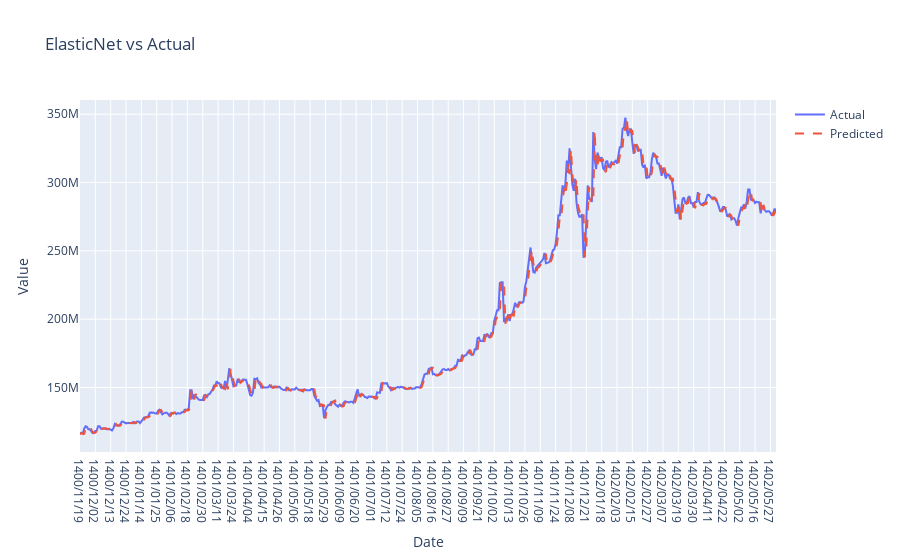

This figure's notebook cell:
### Markdown cell above
### 1. ElasticNet

### Code cell
# Scale the input data
scaler_x = StandardScaler()
train_x_scaled = scaler_x.fit_transform(train_x)
val_x_scaled = scaler_x.transform(val_x)

scaler_y = StandardScaler()
train_y_scaled = scaler_y.fit_transform(train_y.reshape(-1, 1)).ravel()

def objective(trial):
    alpha = trial.suggest_uniform('alpha', 0, 1)
    l1_ratio = trial.suggest_uniform('l1_ratio', 0, 1)
    max_iter = trial.suggest_int('max_iter', 1000, 10000)

    elastic_net = ElasticNet(alpha=alpha, l1_ratio=l1_ratio, max_iter=max_iter)
    elastic_net.fit(train_x_scaled, train_y_scaled)
    
    val_predictions_scaled = elastic_net.predict(val_x_scaled)
    val_predictions = scaler_y.inverse_transform(val_predictions_scaled.reshape(-1, 1)).ravel()
    
    mse = mean_squared_error(val_y, val_predictions)
    return mse

study = optuna.create_study(direction='minimize')
study.optimize(objective, n_trials=400)

best_alpha = study.best_params['alpha']
best_l1_ratio = study.best_params['l1_ratio']
best_max_iter = study.best_params['max_iter']

# Train the model with the best hyperparameters
elastic_net = ElasticNet(alpha=best_alpha, l1_ratio=best_l1_ratio, max_iter=best_max_iter)
elastic_net.fit(train_x_scaled, train_y_scaled)

val_predictions_scaled = elastic_net.predict(val_x_scaled)
val_predictions = scaler_y.inverse_transform(val_predictions_scaled.reshape(-1, 1)).ravel()

# Calculate accuracy metrics
mae = mean_absolute_error(val_y, val_predictions)
mse = mean_squared_error(val_y, val_predictions)
rmse = np.sqrt(mse)
r2 = r2_score(val_y, val_predictions)

print("Best alpha:", best_alpha)
print("Best l1_ratio:", best_l1_ratio)
print("Best max_iter:", best_max_iter)
print("Mean Absolute Error (MSE):", mae)
print("Mean Squared Error (MSE):", mse)
print("Root Mean Squared Error (RMSE):", rmse)
print("R-squared (R2):", r2)

# Plot the predictions against the actual values
fig = go.Figure()
fig.add_trace(go.Scatter(x=Added_data.index[1200:1700], y=val_y, mode='lines', name='Actual'))
fig.add_trace(go.Scatter(x=Added_data.index[1200:1700], y=val_predictions, mode='lines', name='Predicted', line=dict(dash='dash')))
fig.update_layout(title='ElasticNet vs Actual', xaxis_title='Date', yaxis_title='Value', hovermode='x')
fig.show()

### Figure 1 — Plotly figure (JSON) as saved in the notebook; plotly's stock layout.template omitted (floating-point values rounded to 4 significant figures; data arrays with more than 128 entries replaced by an {"elided": "..."} marker saying what was removed)
{"data": [{"mode": "lines", "name": "Actual", "type": "scatter", "x": {"elided": "500 str values"}, "y": {"elided": "500 int values"}}, {"line": {"dash": "dash"}, "mode": "lines", "name": "Predicted", "type": "scatter", "x": {"elided": "500 str values"}, "y": {"elided": "500 float values"}}], "layout": {"hovermode": "x", "title": {"text": "ElasticNet vs Actual"}, "xaxis": {"title": {"text": "Date"}}, "yaxis": {"title": {"text": "Value"}}}}
